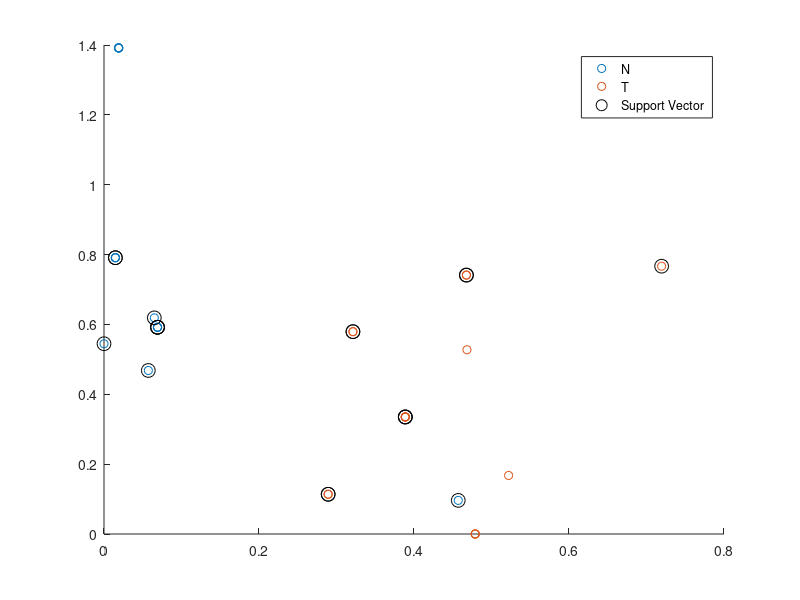

This chart was generated by the following MATLAB code:
clc
clear all;
load traindata.mat

% inds = ~strcmp(C,'T');
% X = featuresmat(inds,1:4);
% y = C(inds);

SVMModel = fitcsvm(featuresmat,C);

classOrder = SVMModel.ClassNames

sv = SVMModel.SupportVectors;
figure
gscatter(featuresmat(:,1),featuresmat(:,2),C)
hold on
plot(sv(:,1),sv(:,2),'ko','MarkerSize',10)
legend('N','T','Support Vector')
hold off

%testing

load testdata.mat

label = predict(SVMModel,featuresmat);
